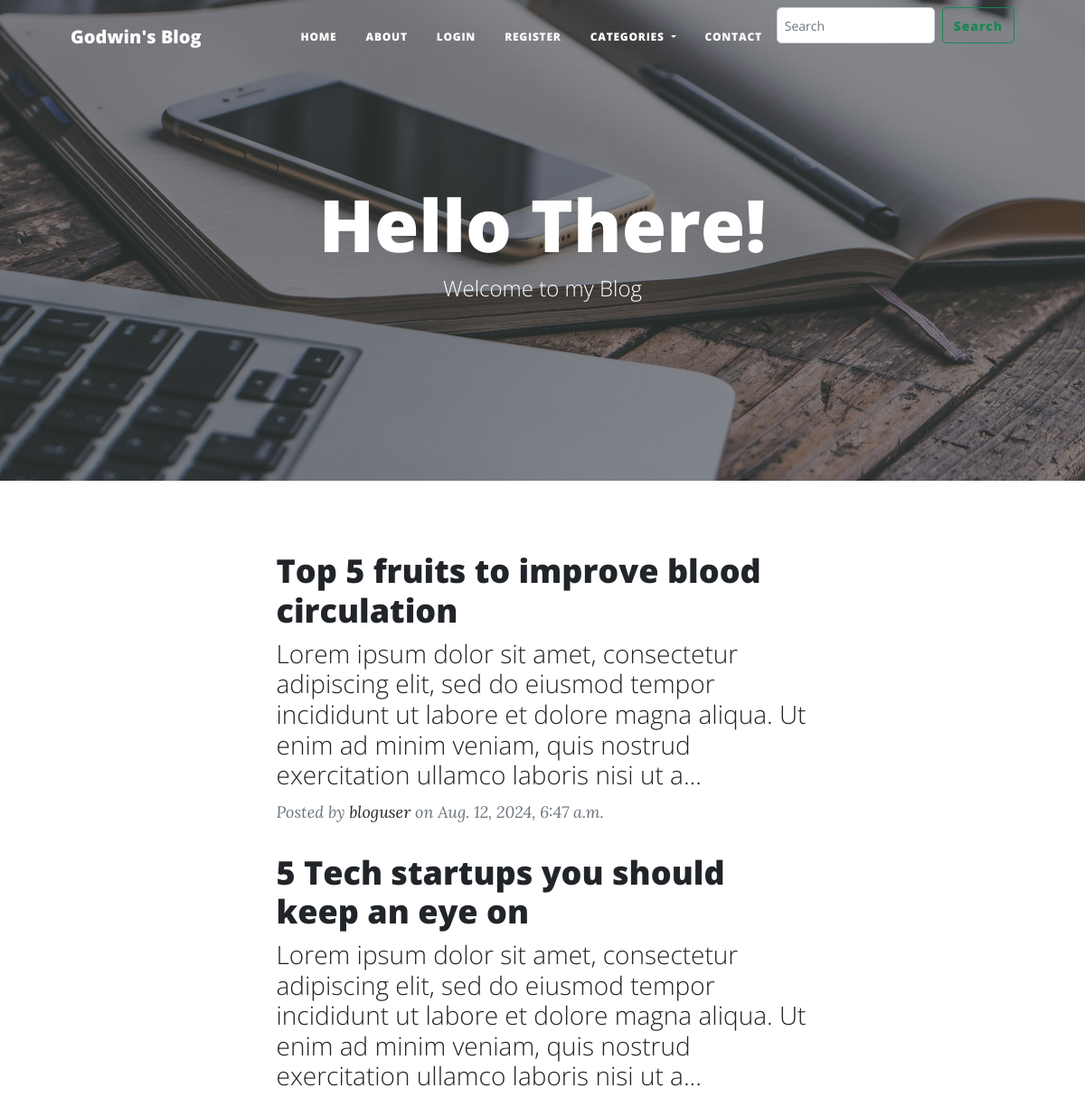
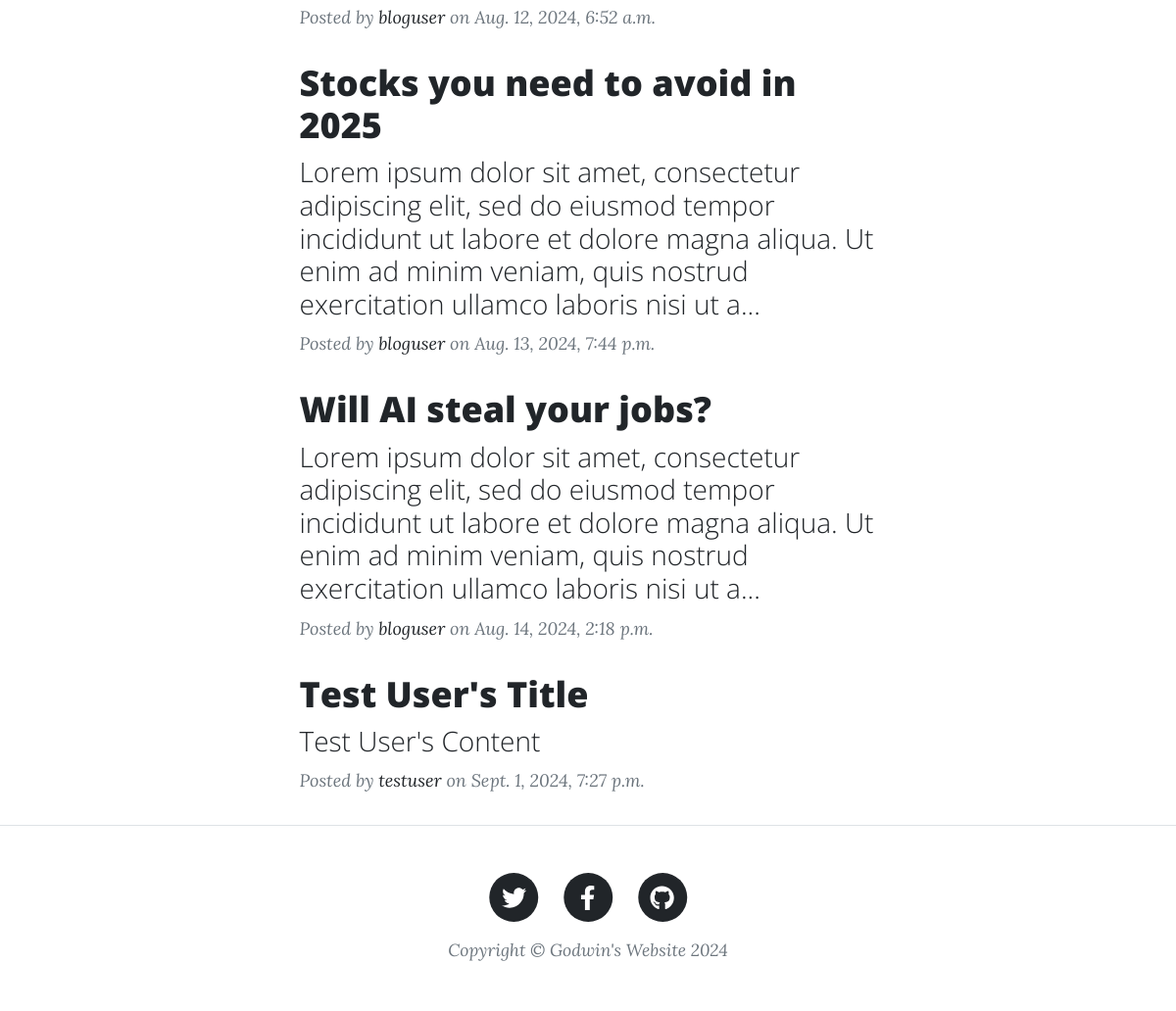
The page / on the database its author committed (2 pictures, top to bottom).
### post/models.py (models this page shows, shortened)
class Post(models.Model):
    title = models.CharField(max_length=250)
    subheading = models.CharField(max_length=250, null=True, default=1)
    content = models.TextField()
    author = models.ForeignKey(User, on_delete=models.CASCADE)
    category = models.ForeignKey(Category, on_delete=models.CASCADE, default=1)
    image = models.ImageField(upload_to='upload/products/', null=True,  blank=True)
    created_at = models.DateTimeField(auto_now_add=True)
    updated_at = models.DateTimeField(auto_now=True)
    def short_content(self):
        return self.content[:200] + '...' if len(self.content)> 200 else self.content # shows only the first 200 characters

### post/views.py (the view)
# urls.py: path('', views.home_view, name= "home_view"),
def home_view(request):
    posts= Post.objects.all()
    return render(request, 'index.html', {'posts': posts})

### post/templates/index.html (shortened to what this page needs)
{% extends 'base.html' %}
{% load static %}
{% block content %}
        <header class="masthead" style="background-image: url('{% static 'assets/img/journal.jpg' %}')">
            <div class="container position-relative px-4 px-lg-5">
                <div class="row gx-4 gx-lg-5 justify-content-center">
                    <div class="col-md-10 col-lg-8 col-xl-7">
                        <div class="site-heading">
                            <h1>Hello There!</h1>
                            <span class="subheading">Welcome to my Blog</span>
                        </div>
                    </div>
                </div>
            </div>
        </header>
        <div class="container px-4 px-lg-5">
            <div class="row gx-4 gx-lg-5 justify-content-center">
                <div class="col-md-10 col-lg-8 col-xl-7">
                    {% for post in posts %}
                    <div class="post-preview">
                        <a href="{% url 'post' post.id %}">
                            <h2 class="post-title">{{ post.title }}</h2>
                            <h3 class="post-subtitle">{{ post.short_content }}</h3>
                        </a>
                        <p class="post-meta">
                            Posted by
                            <a href="{% url 'about' %}">{{ post.author.username }}</a>
                            on {{post.created_at}}
                        </p>
                    </div>
                    {% endfor %}
                </div>
            </div>
        </div>
   </body>
</html>
{% endblock %}

### post/templates/base.html (shortened to what this page needs)
{% load static %}
<!DOCTYPE html>
<html lang="en">
    <head>
        <link href="{% static 'css/styles.css' %}" rel="stylesheet" />
    </head>
    <body>
        <nav class="navbar navbar-expand-lg navbar-light" id="mainNav">
            <div class="container px-4 px-lg-5">
                <a class="navbar-brand" href="{% url 'home_view' %}">Godwin's Blog</a>
                <div class="collapse navbar-collapse" id="navbarResponsive">
                    <ul class="navbar-nav ms-auto py-4 py-lg-0">
                        <li class="nav-item"><a class="nav-link px-lg-3 py-3 py-lg-4" href="{% url 'home_view' %}">Home</a></li>
                        <li class="nav-item"><a class="nav-link px-lg-3 py-3 py-lg-4" href="{% url 'about' %}">About</a></li>
                        {% if user.is_authenticated%}
                        <li class="nav-item"><a class="nav-link px-lg-3 py-3 py-lg-4" href="{% url 'logout' %}">Logout</a></li>
                        <li class="nav-item"><a class="nav-link px-lg-3 py-3 py-lg-4" href="{% url 'create_blog_post' %}">Create</a></li>
                        {% else %}
                        <li class="nav-item"><a class="nav-link px-lg-3 py-3 py-lg-4" href="{% url 'login' %}">Login</a></li>
                        <li class="nav-item"><a class="nav-link px-lg-3 py-3 py-lg-4" href="{% url 'register' %}">Register</a></li>
                        {%endif%}
                        <li class="nav-item dropdown">
                            <a class="nav-link dropdown-toggle px-lg-3 py-3 py-lg-4" href="#" id="navbarDropdown" role="button" data-bs-toggle="dropdown" aria-expanded="false">
                                Categories
                            </a>
                        </li>
                        <li class="nav-item"><a class="nav-link px-lg-3 py-3 py-lg-4" href="{% url 'contact' %}">Contact</a></li>
                        <form class="d-flex" method="GET" action="{% url 'search_posts' %}">
                            <input class="form-control me-2 custom-search-input" type="search" placeholder="Search" aria-label="Search" name="q">
                            <button class="btn btn-outline-success custom-search-button" type="submit">Search</button>
                        </form>
                    </ul>
                </div>
            </div>
        </nav>
        <main>
            {% block content %}{% endblock %}
        <footer class="border-top">
            <div class="container px-4 px-lg-5">
                <div class="row gx-4 gx-lg-5 justify-content-center">
                    <div class="col-md-10 col-lg-8 col-xl-7">
                        <ul class="list-inline text-center">
                            <li class="list-inline-item">
                                <a href="#!">
                                    <span class="fa-stack fa-lg">
                                        <i class="fas fa-circle fa-stack-2x"></i>
                                        <i class="fab fa-twitter fa-stack-1x fa-inverse"></i>
                                    </span>
                                </a>
                            </li>
                            <li class="list-inline-item">
                                <a href="#!">
                                    <span class="fa-stack fa-lg">
                                        <i class="fas fa-circle fa-stack-2x"></i>
                                        <i class="fab fa-facebook-f fa-stack-1x fa-inverse"></i>
                                    </span>
                                </a>
                            </li>
                            <li class="list-inline-item">
                                <a href="#!">
                                    <span class="fa-stack fa-lg">
                                        <i class="fas fa-circle fa-stack-2x"></i>
                                        <i class="fab fa-github fa-stack-1x fa-inverse"></i>
                                    </span>
                                </a>
                            </li>
                        </ul>
                        <div class="small text-center text-muted fst-italic">Copyright &copy; Godwin's Website 2024</div>
                    </div>
                </div>
            </div>
        </footer>

### post/templates/base.html (style rules this page uses)
.custom-search-input { height: 40px; padding: 4px 8px; font-size: 14px; border-radius: 5px; }
.custom-search-button { height: 40px; padding: 4px 12px; font-size: 14px; border-radius: 5px; }

### rows shown on the page
Post: title "Top 5 fruits to improve blood circulation", short_content "Lorem ipsum dolor sit amet, consectetur adipiscing elit, sed do eiusmod tempor incididunt ut labore et dolore magna aliqua. Ut enim ad minim veniam, quis nostrud exercitation ullamco laboris nisi ut a...", author.username "bloguser", created_at "Aug. 12, 2024, 6:47 a.m."
Post: title "5 Tech startups you should keep an eye on", short_content "Lorem ipsum dolor sit amet, consectetur adipiscing elit, sed do eiusmod tempor incididunt ut labore et dolore magna aliqua. Ut enim ad minim veniam, quis nostrud exercitation ullamco laboris nisi ut a...", author.username "bloguser", created_at "Aug. 12, 2024, 6:52 a.m."
Post: title "Stocks you need to avoid in 2025", short_content "Lorem ipsum dolor sit amet, consectetur adipiscing elit, sed do eiusmod tempor incididunt ut labore et dolore magna aliqua. Ut enim ad minim veniam, quis nostrud exercitation ullamco laboris nisi ut a...", author.username "bloguser", created_at "Aug. 13, 2024, 7:44 p.m."
Post: title "Will AI steal your jobs?", short_content "Lorem ipsum dolor sit amet, consectetur adipiscing elit, sed do eiusmod tempor incididunt ut labore et dolore magna aliqua. Ut enim ad minim veniam, quis nostrud exercitation ullamco laboris nisi ut a...", author.username "bloguser", created_at "Aug. 14, 2024, 2:18 p.m."
Post: title "Test User's Title", short_content "Test User's Content", author.username "testuser", created_at "Sept. 1, 2024, 7:27 p.m."
